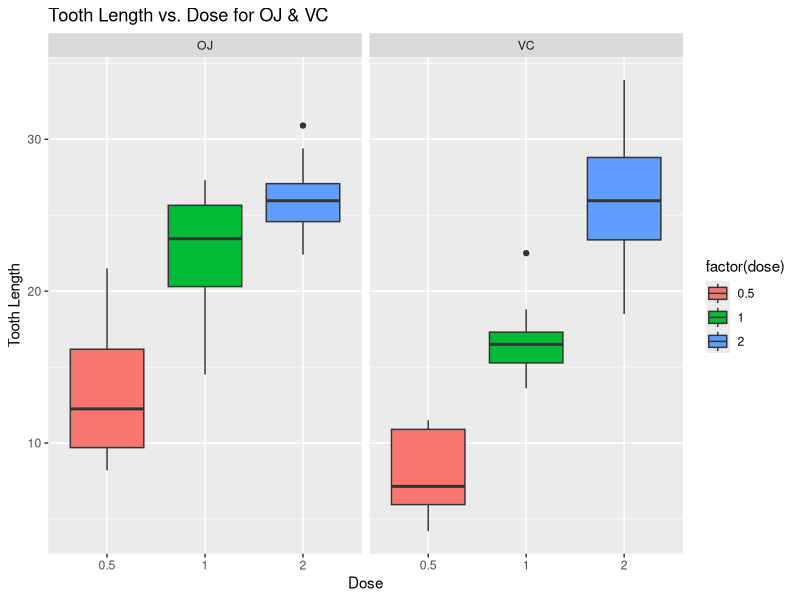

Source code (R):
## ---- chunk 1
knitr::opts_chunk$set(echo = TRUE)
## ---- chunk 2
# Global settings
Sys.setlocale(category = 'LC_ALL','en_US.UTF-8')
## ---- chunk 3
library(datasets)
data("ToothGrowth")
str(ToothGrowth)
## ---- chunk 4
summary(ToothGrowth)
table(ToothGrowth$supp,ToothGrowth$dose)
## ---- chunk 5
library(ggplot2)
g <- ggplot(ToothGrowth, aes(x=factor(dose), y=len, fill=factor(dose))) +
        geom_boxplot() +
        facet_grid(.~supp) +
        labs(title="Tooth Length vs. Dose for OJ & VC", x="Dose", y="Tooth Length")
g
## ---- chunk 6
library(dplyr)
OJ_0.5 <- ToothGrowth %>% filter(supp == "OJ" & dose == 0.5)
VC_0.5 <- ToothGrowth %>% filter(supp == "VC" & dose == 0.5)
t.test(OJ_0.5$len, VC_0.5$len)
## ---- chunk 7
OJ_1 <- ToothGrowth %>% filter(supp == "OJ" & dose == 1)
VC_1 <- ToothGrowth %>% filter(supp == "VC" & dose == 1)
t.test(OJ_1$len, VC_1$len)
## ---- chunk 8
OJ_2 <- ToothGrowth %>% filter(supp == "OJ" & dose == 2)
VC_2 <- ToothGrowth %>% filter(supp == "VC" & dose == 2)
t.test(OJ_2$len, VC_2$len)
